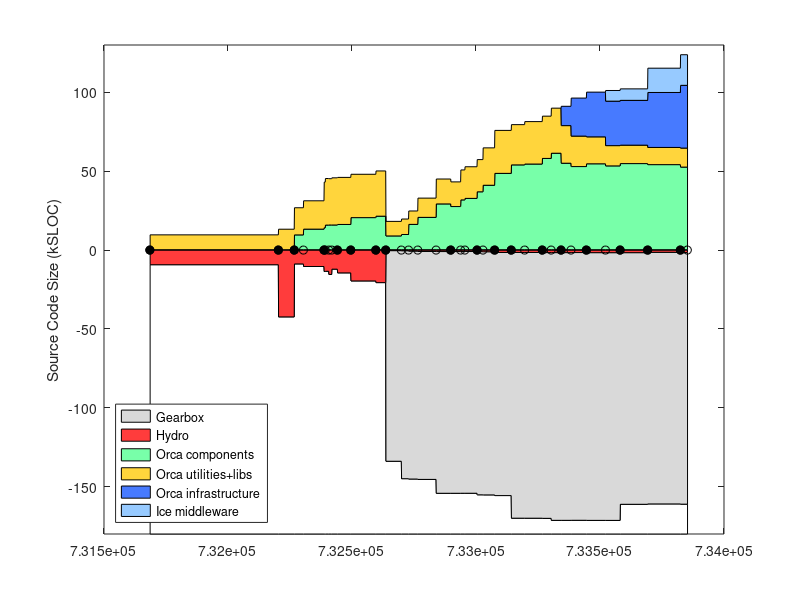

MATLAB code to generate this figure: (Note: this script raises an error after producing the figure.)
% keep track of orca project size using sloccount
clear all

%%%%%%%%%% DATA %%%%%%%%%%%%%%%%%%%%

% include/* except: include/{Freeze IceSSL IcePatch2}
% src/{Ice Slice IceGrid icecpp IceStorm slice2cpp IceUtil IceBox IceXML}
%  Sice212 = [
%  (7842-1000) + (22093+18419+11499+10568+4392+4200+4252+567+316)
%  ];
%  Sice301 = [
%  (8164-1000) + (23018+19384+19169+10596+4479+4343+4308+622+319)
%  ];
% same as above, but now also add Java:
% src/{IceInternal Ice IceUtil IceBox}
%  Sice310 = [
%  (8810-1200) + (24275+20494+22689+10587+4569+4877+4770+667+319) + (13190+6915+1262+493)
%  ];
%  Sice311 = [
%  (8950-1275) + (24511+20505+22898+10590+4600+4884+4782+683+323) + (13266+6929+1262+504)
%  ];

% it's much easier to count the whole of Ice (we use most of it anyway)
% sloccount include/ src/
% (this does not account for .ice files in [ice]/slice/* but it's a small fraction of total)
% c_count slice/*/*.ice
Sice212 = 133523;
Sice301 = 144513;
Sice310 = 153243;
Sice311 = 154145;
Sice320 = 168475;
Sice321 = 169725;
% sloccount cpp/include/ cpp/src/
Sice330 = 159523;

% indeces
iyy=1;
imm=2;
idd=3;
iver=4;
isub=5;
ibase=6;
icomp=7;
iutil=8;
iad=9;
icrp=10;

% the old way to count lines in *.ice files:
% rename them to *.cpp like this:
% $cd src/interfaces/slice/orca; for file in *; do mv $file `echo $file | sed s/.ice/.cpp/`; done
Sorca = [ ...
% YY    MM  DD  ?   SUB     BASE    COMP   UTILS   A&D  COMMON  VERSION
% 0.8.6: a single distro, divide in halves arbitrarily
2003     4  14  1   0       18930/2 18930/2  0      0   0    % 0.8.6 (last change in doc/ChangeLog
% BASE: orca-base
% COMP: sloccount orca-components/src/components
% UTIL: slocc orca-components/src/util
2004     9  13  1   0       42543   13047   0       0   0   % 0.11.0
2004    11  16  1   0       8963    17208   9441    0   0   % 0.12.0
2004    12  23  0   0       10596   17965   13094   0   0   % 0.12.1
2005     3  16  1   0       13767   28881   14005   0   0   % 0.13.0
2005     3  21  0   0       13620   29524   15665   0   0   % 0.13.1
2005     4   4  0   0       15630   29345   15727   0   0   % 0.13.2
2005     4  16  0   0       12283   29897   15724   0   0   % 0.13.3
2005     5   9  1   0       14639   29838   16056   0   0   % 0.14.0
2005     7   2  1   0       19751   27479   20395   0   0   % 0.15.0
2005    10  11  1   0       20818   28675   21303   0   0   % 1.0.0
% BASE: c_count src/interfaces/slice/orca/*.ice
% COMP: sloccount src/components
% UTIL: sloccount src/utils
2005    11  20  1   Sice212 530    9226         8781        0    0   % 2.0.0-rc1
2006     1  22  0   Sice301 596    9801         9695        0    0   % 2.0.0-rc2
% UTIL-IN-COMP: sloccount components/log* 
% COMP: sloccount components MINUS UTIL-IN-COMP
% UTIL: sloccount utils PLUS UTIL-IN-COMP
2006     2  20  0   Sice301 813    9867-1372    14734+1372  0    0  % 2.0.0-rc3
% UTIL-IN-COMP: sloccount components/orcaview* components/log*
2006     3  29  0   Sice301 1052   14625-2421   18131+2421  0    0  % 2.0.0-rc4
2006     6  11  0   Sice310 1116   19999-4215   24867+4215  0    0  % 2.0.0-rc5  
2006     8   9  1   Sice310 1116   19979-4348   23066+4348  0    0  % 2.0.0
2006     9  18  0   Sice310 1094   19317-329    31304+329   0    0  % 2.0.1
2006    10   5  0   Sice310 1094   20384-329    32255+329   0    0  % 2.0.2
2006    11  23  1   Sice311 1178   21408-1001   35768+1001  0    0  % 2.1.0
% BASE: c_count src/interfaces/slice/orca/*.ice
% COMP: sloccount src/components
% UTIL: sloccount src/utils src/libs
2006    12  17  0   Sice311 1240    23701   40914  0     0 % 2.1.1
2007     2   2  1   Sice311 1671    27238   48446  0     0 % 2.2.0
2007     4  10  1   Sice320 1671    25512   53828  0     0 % 2.3.0
2007     6   3  0   Sice320 1682    26905   54359  0     0 % 2.4.0
2007     8  13  1   Sice320 1772    26795   57918  0     0 % 2.5.0
2007     9  18  0   Sice321 1787    28573   61216  0     0 % 2.6.0
% A&D: Hydro: sloccount src
2007    10  28  1   Sice321 1787    23840   54879  12251  0     % 2.7.0
2007    12   7  0   Sice321 1750    19312   52762  24104  0     % 2.8.0
2008     2   7  1   Sice321 1811    17083   54520  28341  0     % 2.9.0
% COMMON: Gearbox: sloccount src
% YY    MM  DD  ?   SUB     BASE    COMP    UTILS  A&D   COMMON VERSION
2008     4  24  0   Sice321 1825    12851   53186  28196  6750  % 2.10.0 (G 1.0.0)
2008     6  22  1   Sice330 1819    11680   54648  28410  7277  % 2.11.0 (G 1.0.0)
2008    10  11  1   Sice330 1583    10890   53989  34849  15399 % 2.12.0 (G 8,07)
2009     2  20  1   Sice330 1734    12056   52423  39779  19402 % 2.13.0 (G 9,02)
];
Vorca ={'0.8.6', '0.11.0', '0.12.0', '0.12.1', '0.13.0', '0.13.1', '0.13.2', '0.13.3', '0.14.0', '0.15.0', '1.0.0', ...
    '2.0.0-rc1', '2.0.0-rc2', '2.0.0-rc3', '2.0.0-rc4', '2.0.0-rc5', '2.0.0', '2.0.1', '2.0.2', '2.1.0', '2.1.1', ...
    '2.2.0', '2.3.0', '2.4.0', '2.5.0', '2.6.0', '2.7.0', '2.8.0', '2.9.0', '2.10.0', '2.11.0', '2.12.0', '2.13.0' }';

% add a dummy release just for display
Sorca(end+1,:) = Sorca(end,:);
Sorca(end,imm) = Sorca(end,imm)+1;
Sorca(end,iver) = 0;
Vorca{end+1} = 'dummy';

% convert dates
Torca = datenum(Sorca(:,iyy),Sorca(:,imm),Sorca(:,idd));

% 2nd digit releases
i2 = (Sorca(:,iver)==1);
Torca2 = Torca(i2);
Vorca2 = Vorca(i2);

% for comparison, ASN
%  Sasn = 90433;

Sgenom = [
% YY    MM  DD  ? SUB   BASE    COMP    UTIL    VERSION
% SUB : cd pocolibs-2.3; sloccount include src
% BASE: cd genom-2.0; sloccount include src
% COMP: 0
% UTIL: 0 
2007    8   31  1  9786    11368   0   0       % 2.0
];

Splayer = [ 
% YY    MM  DD  ?   SUB     BASE                COMP       UTIL  VERSION
% BASE: (server-drivers)+client_libs
% COMP: drivers + utils
2002    12 04   1  0    (17331-12037)+9188      12037+2685 0    % 1.3.1
2003    7  15   1  0    (30452-24334)+12458     24334+3064 0    % 1.4-rc1
2003    12 07   1  0    (37378-30947)+13110     30947+9633 0    % 1.4-rc2
2004    5  31   1  0    (49225-42643)+13664     42643+3550 0    % 1.5
2004    11 12   1  0    (50758-43190)+13545     43190+4479 0    % 1.6
2005    1  31   0  0    (52069-44517)+13576     44517+4662 0    % 1.6.2
2005    7  28   0  0    (53348-45686)+14300     45686+5188 0    % 1.6.5
% BASE: (libplayercore-./bindings) + client_libs + (libplayertcp-./bindings)
% note: libplayerxdr is autogenerated
% COMP: server + utils
2005    10 25   0  0    (4866-0)+7560+(1391-0)  46474+5725  0   % 2.0pre7
% SUB : 0
% BASE: sloccount libplayercore client_libs libplayertcp 
%           MINUS sloccount libplayercore/bindings/ libplayertcp/bindings
% note: libplayerxdr is autogenerated
% COMP: sloccount server 
% UTIL: sloccount utils PLUS stage/src
% YY    MM  DD  ?   SUB     BASE                COMP       UTIL  VERSION
2006    2  28   1  0    63992-47749-1291        54704       0     % 2.0.0
2006    3  25   1  0    65606-48912-1291        53033       0     % 2.0.1
2006    6   9   1  0    69083-51546-1319        61421       0     % 2.0.2
2006    9  26   1  0    69388-51546-1319        64088       13606       % 2.0.3
2007    5   2   1  0    69602-51686-1359        58396       9589+13606  % 2.0.4
2007   12  13   1  0    34980-2039              74385       11417+15464 % 2.1.0rc1
2008    6  20   1  0    25068-109               85020       12150+15464 % 2.1.0
2009    2  18   1  0    26362-109               92554       12194+15464 % HEAD
];
Tplayer = datenum(Splayer(:,1),Splayer(:,2),Splayer(:,3));

Saria = [
% YY    MM  DD  ? SUB   BASE    COMP    UTIL    VERSION
% SUB : 0
% BASE: sloccount ArNetworking/include/ ArNetworking/src/
% COMP: sloccount include src
% UTIL: 0 
2007    2   20  1  0    15854   45965   0       % 2.5.1
];

Scarmen = [
% YY    MM  DD  ?   SUB     BASE    COMP                    UTIL   VERSION
% SUB : cd src; sloccount ipc
% BASE: sloccount carmenpp global java python
% COMP: sloccount src MINUS all other
% UTIL: sloccount logger logtools mapeditor param_daemon robotgui simulator 
2007    8   15  1  24965    12032   107745-24965-12032-19629  19629   % 0.6.7
];

Sorocos = [
% YY    MM  DD  ?   SUB     BASE    COMP                        UTIL   VERSION
% SUB : cd ACE_wrappers; sloccount ace PLUS sloccount TAO/tao/
% BASE: ?
% LIBS: sloccount orocos-bfl-[VERSION]-src/src PLUS sloccount kdl-[VERSION]/kdl
% COMP: sloccount orocos-rtt-[VERSION]/src PLUS cd orocos-ocl-[VERSION]; sloccount hardware motion_control
% UTIL: cd orocos-ocl-[VERSION]; sloccount taskbrowser signals deployment reporting viewer ocl 
2007    8   15  1  160300+237011   0   (7767+12865)+(48971+20068)    5104   % ace-5.5, tao-1.5, rtt-1.2.1, bfl-0.6.1, kdl-0.4, ocl-0.4.1
];

Syarp = [
% YY    MM  DD  ?   SUB  BASE     COMP       UTIL   VERSION
% SUB : 0
% BASE: sloccount libYARP_OS libYARP_OS_compat
% COMP: sloccount yarpdev libYARP_dev libYARP_math libYARP_sig libYARP_sig_compat 
% UTIL: sloccount yarp-imageviewer modules
2007    7   26  1  0     21633   23528    1613   % 2.1.6
];

% YY    MM  DD  ?   SUB  BASE     COMP       UTIL
% SUB : 0
% BASE: 0
% COMP: sloccount . (matlab files will not be counted)
% UTIL: 0
Sopenslam = [
2007    8   16  1   0    0        23719      0
];

%%%%%%%%%% PLOTTING %%%%%%%%%%%%%%%%%%%%

Smax = 180;
d0 = [Torca Torca+1]'; d0=d0(:); d0(1)=[];
d1 = Smax-Sorca(:,isub)-Sorca(:,ibase); d1 = [d1 d1]'; d1=d1(:); d1(end)=[];
d2 = Sorca(:,isub); d2 = [d2 d2]'; d2=d2(:); d2(end)=[];
d3 = Sorca(:,ibase); d3 = [d3 d3]'; d3=d3(:); d3(end)=[];
d4 = Sorca(:,icomp); d4 = [d4 d4]'; d4=d4(:); d4(end)=[];
d5 = Sorca(:,iutil); d5 = [d5 d5]'; d5=d5(:); d5(end)=[];
d6 = Sorca(:,iad); d6 = [d6 d6]'; d6=d6(:); d6(end)=[];
d7 = Sorca(:,icrp); d7 = [d7 d7]'; d7=d7(:); d7(end)=[];

figure(1), clf
ha=area( d0, [d1 d2 d3 d5 d4 d6 d7]/1e3, -Smax ); hold on
plot( Torca, 0*Torca, 'k-o' )
h2=plot( Torca2, 0*Torca2, 'ko' );
set(h2,'markerfacecolor','k')
ylabel('Source Code Size (kSLOC)')

% colors
white = 1*[1 1 1];
gray = .85*[1 1 1];
red = min(255,[255 0 0]+60)/255;
orange = min(255,[255 153 0]+60)/255;
green = min(255,[60 255 109]+60)/255;
dblue = min(255,[51 102 255]+20)/255;
lblue = min(255,[51 102 255]+100)/255;

set(ha(1),'facecolor', white);
set(ha(2),'facecolor', gray);
set(ha(3),'facecolor', red);
set(ha(4),'facecolor', green);
set(ha(5),'facecolor', orange);
set(ha(6),'facecolor', dblue);
set(ha(7),'facecolor', lblue);
ha(1)=[];
legend(fliplr(ha),'Gearbox','Hydro','Orca components','Orca utilities+libs','Orca infrastructure','Ice middleware', 'Location','SouthWest')
%  xlim(datenum([2004;2005],[7;7],[1;1]) )
ylim([-Smax 130])
ax=axis;
%  xlim( [ax(1) datenum([2006 12 31])] )
ax=axis;
% label releases
mark('x', Torca2 )
i2odd = (1:2:length(Torca2));
ht = text(Torca2(i2odd)+5,.04*ax(4)*ones(length(i2odd),1),Vorca2(i2odd));
set(ht,'fontsize',8)
i2even = (2:2:length(Torca2));
ht = text(Torca2(i2even)+5,.08*ax(4)*ones(length(i2even),1),Vorca2(i2even));
set(ht,'fontsize',8)
datetick( 'x', 12 )
hp = plot( Tplayer, -Splayer(:,ibase)/1e3, 'k--o', Tplayer, Splayer(:,icomp)/1e3, 'k--o' );
set(hp, 'color', .5*[1 1 1] )
hpt = text( Tplayer(2), -Splayer(2,ibase)/1e3-8, 'Player infrastructure');
set(hpt, 'color', .5*[1 1 1] )
hpt = text( Tplayer(2), (Splayer(2,icomp)+Splayer(2,iutil))/1e3-5, 'Player "components+utils"');
set(hpt, 'color', .5*[1 1 1] )
%mark('y', Dasn(1,1)/1e3 );
%text( datenum([2003 5 1]), Dasn(1,1)/1e3, 'ASN')
xlabel('Releases')
title('http://orca-robotics.sf.net')

ht=text(datenum(2003,7,1),-Smax+15, '*   generated using David A. Wheeler`s SLOCCount' );
set(ht,'fontsize',8)
ht=text(datenum(2003,7,1),-Smax+5, '** see data in [ORCA]/scripts/matlab/sloccount/slocs.m' );
set(ht,'fontsize',8)

xlim( [ax(1) datenum([2009 6 1])] )
